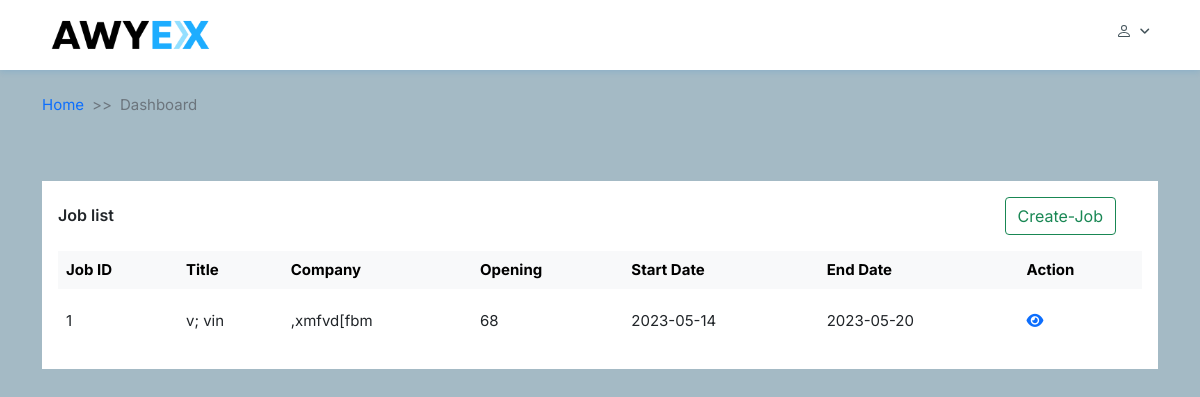
The page /admin_dash on the database its author committed.
### common/models.py (models this page shows, shortened)
class Jobs(models.Model):
	title = models.CharField(max_length=255, null=True, blank=True)
	package= models.CharField(max_length=255, null=True, blank=True)
	company = models.CharField(max_length=255, null=True, blank=True)
	openings = models.CharField(max_length=255, null=True, blank=True)
	profile = models.CharField(max_length=255, null=True, blank=True)
	start_date = models.CharField(max_length=255, null=True, blank=True)
	end_date = models.CharField(max_length=255, null=True, blank=True)
	minimum_cgpa = models.CharField(max_length=255, null=True, blank=True)

### common/views.py (the view)
# urls.py: path('admin_dash',AdminDashboard.as_view(), name="admin_dash"),
class AdminDashboard(View):
    template= 'admin/admin_dashboard.html'
    form = JobsForm
    model= Jobs
    def get(self, request):
        job_list= Jobs.objects.all().order_by('id')
        context= {
            'job_list':job_list,
            'form':self.form
        }
        return render(request, self.template, context)

### templates/admin/admin_dashboard.html (shortened to what this page needs)
{% extends "starter.html" %}
{% load static %}
{% load joblist %}
{% block content %}
  <section class="table-list">
    <div class="container">
      <div class="row">
        <div class="col-12">
          <div class="card">
            <div class="card-body">
              <div class="card-widght">
                <div class="d-flex align-items-center">
                  <h4 class="header-title mb-0">Job list</h4>
                 </div>
                 <div class="search">
                  <a>
                    <button type="button" class="btn btn-outline-success" data-bs-toggle="modal" data-bs-target="#create_job">Create-Job</button>
                  </a>
                </div>
              </div>
              <div id="cardCollpase4" class="collapse show">
                <div class="table-responsive pt-3">
                  <table class="table table-centered table-nowrap table-borderless mb-0 table-hover">
                    <thead class="table-light">
                      <tr>
                        <th>Job ID</th>
                        <th>Title</th>
                        <th>Company</th>
                        <th>Opening</th>
                        <th>Start Date</th>
                        <th>End Date</th>
                        <th>Action</th>
                      </tr>
                    </thead>
                    <tbody>
                    {% for job in job_list %}
                      <tr>
                        <td>{{job.id}}</td>
                        <td>{{job.title}}</td>
                        <td>{{job.company}}</td>
                        <td>{{job.openings}}</td>
                         <td>{{job.start_date}}</td>
                         <td>{{job.end_date}}</td>
                        <td>
                          <a target="_blank" href="{% url 'common:applied_student_list' %}?job_id={{job.id}}"><i class="fa-solid fa-eye"></i></a>
                        </td>
                      </tr>
                    {% endfor %}
                    </tbody>
                  </table>
                </div>
              </div>
            </div>
          </div>
        </div>
      </div>
    </div>
  </section>
{% endblock content %}

### common/static/common/css/style.css (style rules this page uses)
body { margin: 0; padding: 0; -webkit-box-sizing: border-box; box-sizing: border-box; font-family: 'Inter', sans-serif; font-size: 15px; background-color: #a4bac5; }
h4 { font-size: 16px; }
a { color: #0d6efd; text-decoration: none; }
.table-list { margin-bottom: 4rem; }
.table-list .card { border: none; border-radius: 0; margin-top: 3rem; }
.table-list .card .card-body .card-widght { display: -webkit-box; display: -ms-flexbox; display: flex; -webkit-box-align: center; -ms-flex-align: center; align-items: center; -webkit-box-pack: justify; -ms-flex-pack: justify; justify-content: space-between; }
.table-list .card .card-body .card-widght h4 { font-size: 16px; font-weight: 600; }
.table-list .card .card-body .card-widght .search { display: -webkit-box; display: -ms-flexbox; display: flex; -webkit-box-align: center; -ms-flex-align: center; align-items: center; }
.table-list .card .card-body .card-widght .search a { margin-right: 26px; }
.table-list .card .card-body .table-responsive .table tbody tr { line-height: 48px; }

### rows shown on the page
Jobs: id "1", title "v; vin", company ",xmfvd[fbm", openings "68", start_date "2023-05-14", end_date "2023-05-20"
